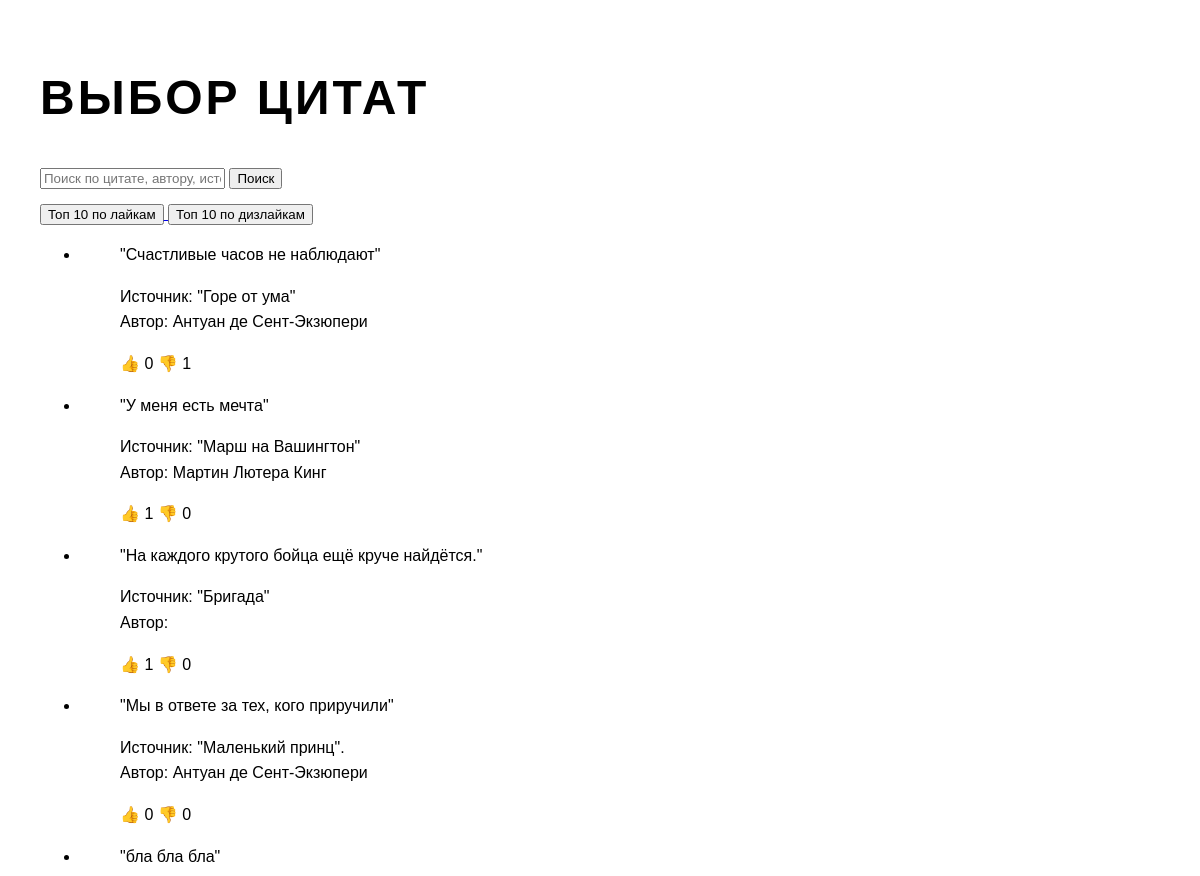
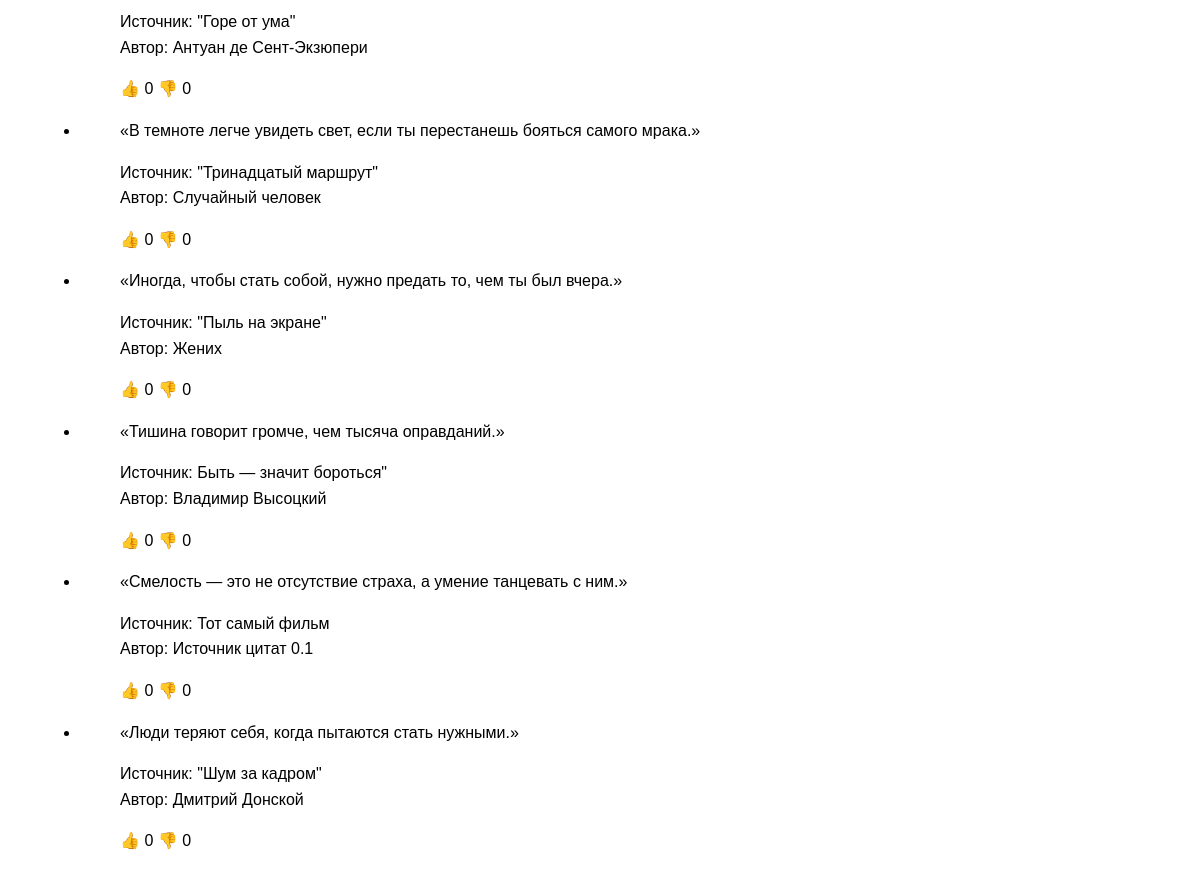
Page /browse_quotes/?top_10_by_dislikes=1 (signed in) on the committed database (2 pictures, top to bottom).
### quotes/models.py (models this page shows, shortened)
class Quote(models.Model):
    text = models.TextField("Текст цитаты", max_length=1000, unique=True, null=False, blank=False)
    source = models.ForeignKey(Source, on_delete=models.CASCADE, related_name='quotes', null=False, blank=False)
    weight = models.PositiveIntegerField("Вес цитаты", default=1)
    views = models.PositiveIntegerField("Количество просмотров", default=0, null=False, blank=False)
    likes = models.PositiveIntegerField("Количество лайков", default=0, null=False, blank=False)
    dislikes = models.PositiveIntegerField("Количество дизлайков", default=0, null=False, blank=False)

class Source(models.Model):
    name = models.CharField('Название источника', max_length=300, unique=True, null=False, blank=False)
    author = models.ForeignKey(Author, on_delete=models.SET_NULL, default='', null=True)
    type = models.CharField('Тип источника', choices=SourceType, null=False, blank=False)

class Author(models.Model):
    name = models.CharField('Имя автора', max_length=150, unique=True, blank=True)

### quotes/views.py (the view)
# urls.py: path('browse_quotes/', browse_quotes, name='browse_quotes')
@login_required
def browse_quotes(request):
    q = Quote.objects.all()
    search_query = request.GET.get('q', '').strip()
    top_10_by_likes = request.GET.get('top_10_by_likes')
    top_10_by_dislikes = request.GET.get('top_10_by_dislikes')
    if search_query:
        q = q.filter(
            Q(text__icontains=search_query) |
            Q(source__name__icontains=search_query) |
            Q(source__author__name__icontains=search_query)
        )
    if top_10_by_likes:
        q = q.order_by('-likes')[:10]
    elif top_10_by_dislikes:
        q = q.order_by('-dislikes')[:10]
    return render(request, 'browse_quotes.html', {'quotes': q, 'search_query': search_query})

### quotes/templates/browse_quotes.html
{% extends "base.html" %}
{% block content %}
<h1>Выбор цитат</h1>
<form method="get" action="">
    <input
        type="text"
        name="q"
        placeholder="Поиск по цитате, автору, источнику"
        value="{{ search_query|default:'' }}"
    />
    <button type="submit">Поиск</button>
</form>
<div style="margin-top: 10px;">
    <a href="?top_10_by_likes=1{% if search_query %}&q={{ search_query }}{% endif %}">
        <button>Топ 10 по лайкам</button>
    </a>
    <a href="?top_10_by_dislikes=1{% if search_query %}&q={{ search_query }}{% endif %}">
        <button>Топ 10 по дизлайкам</button>
    </a>
</div>
{% if quotes %}
    <ul>
        {% for q in quotes %}
            <li>
                <blockquote>
                    <p>{{ q.text }}</p>
                    <footer>
                        Источник: {{ q.source.name }}<br>
                        Автор: {{ q.source.author.name }}
                    </footer>
                    <p>
                        👍 {{ q.likes }}
                        👎 {{ q.dislikes }}
                    </p>
                </blockquote>
            </li>
        {% endfor %}
    </ul>
{% else %}
    <p>Нет цитат для отображения. Выберите фильтр.</p>
{% endif %}
{% endblock %}

### static/base.css (style rules this page uses)
body { background-color: #fff; color: #000; font-family: 'Arial', Helvetica, sans-serif; margin: 0; min-height: 100vh; display: block; padding: 40px; box-sizing: border-box; line-height: 1.6; }
h1 { font-size: 3rem; font-weight: 700; margin-bottom: 40px; letter-spacing: 3px; text-transform: uppercase; line-height: 1.1; font-family: 'Arial Black', Arial, sans-serif; }

### rows in the picture
Quote: text "\"Счастливые часов не наблюдают\"", source.name "\"Горе от ума\"", source.author.name "Антуан де Сент-Экзюпери", likes "0", dislikes "1"
Quote: text "\"У меня есть мечта\"", source.name "\"Марш на Вашингтон\"", source.author.name "Мартин Лютера Кинг", likes "1", dislikes "0"
Quote: text "\"На каждого крутого бойца ещё круче найдётся.\"", source.name "\"Бригада\"", likes "1", dislikes "0"
Quote: text "\"Мы в ответе за тех, кого приручили\"", source.name "\"Маленький принц\".", source.author.name "Антуан де Сент-Экзюпери", likes "0", dislikes "0"
Quote: text "\"бла бла бла\"", source.name "\"Горе от ума\"", source.author.name "Антуан де Сент-Экзюпери", likes "0", dislikes "0"
Quote: text "«В темноте легче увидеть свет, если ты перестанешь бояться самого мрака.»", source.name "\"Тринадцатый маршрут\"", source.author.name "Случайный человек", likes "0", dislikes "0"
Quote: text "«Иногда, чтобы стать собой, нужно предать то, чем ты был вчера.»", source.name "\"Пыль на экране\"", source.author.name "Жених", likes "0", dislikes "0"
Quote: text "«Тишина говорит громче, чем тысяча оправданий.»", source.name "Быть — значит бороться\"", source.author.name "Владимир Высоцкий", likes "0", dislikes "0"
Quote: text "«Смелость — это не отсутствие страха, а умение танцевать с ним.»", source.name "Тот самый фильм", source.author.name "Источник цитат 0.1", likes "0", dislikes "0"
Quote: text "«Люди теряют себя, когда пытаются стать нужными.»", source.name "\"Шум за кадром\"", source.author.name "Дмитрий Донской", likes "0", dislikes "0"
